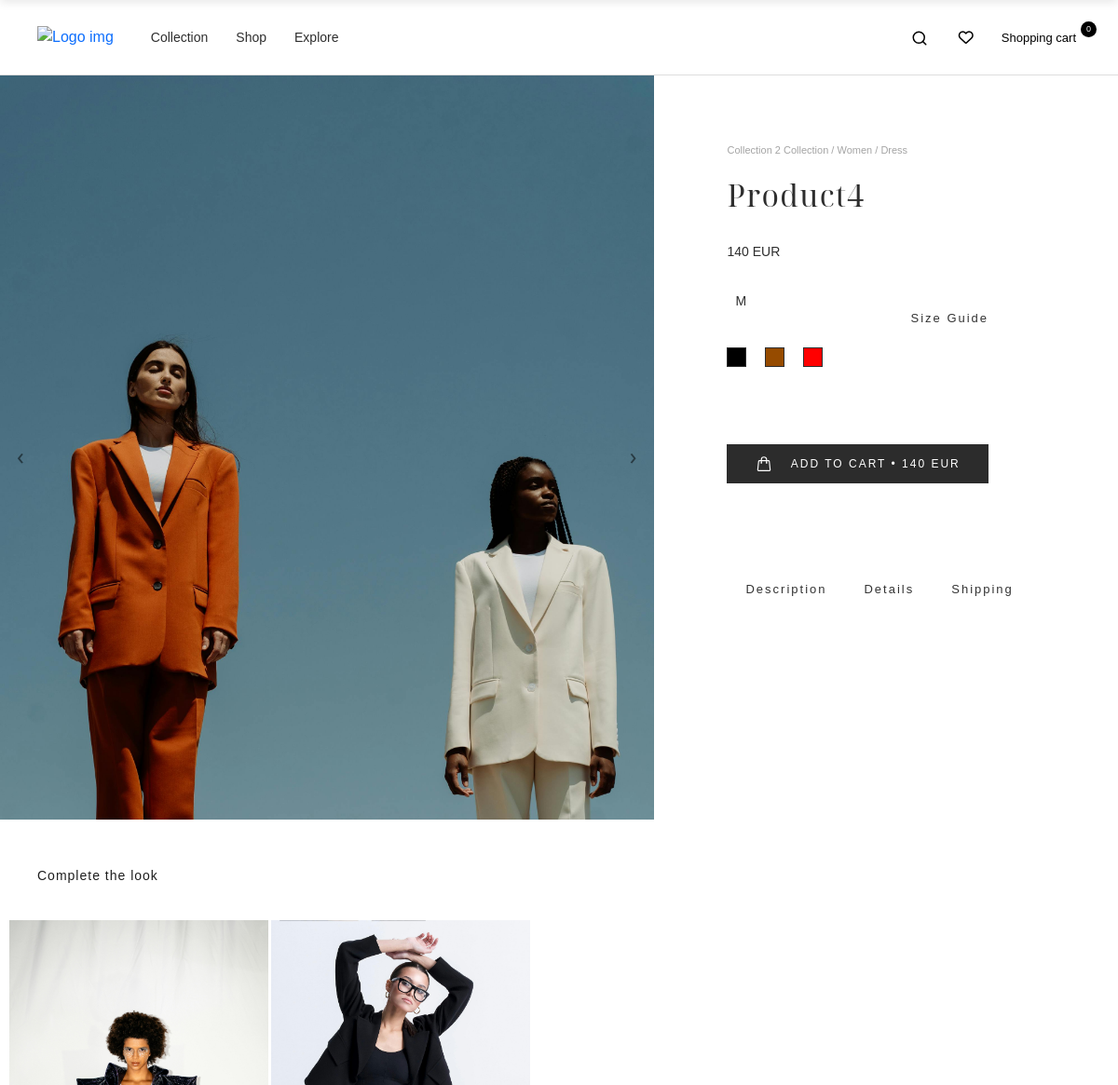
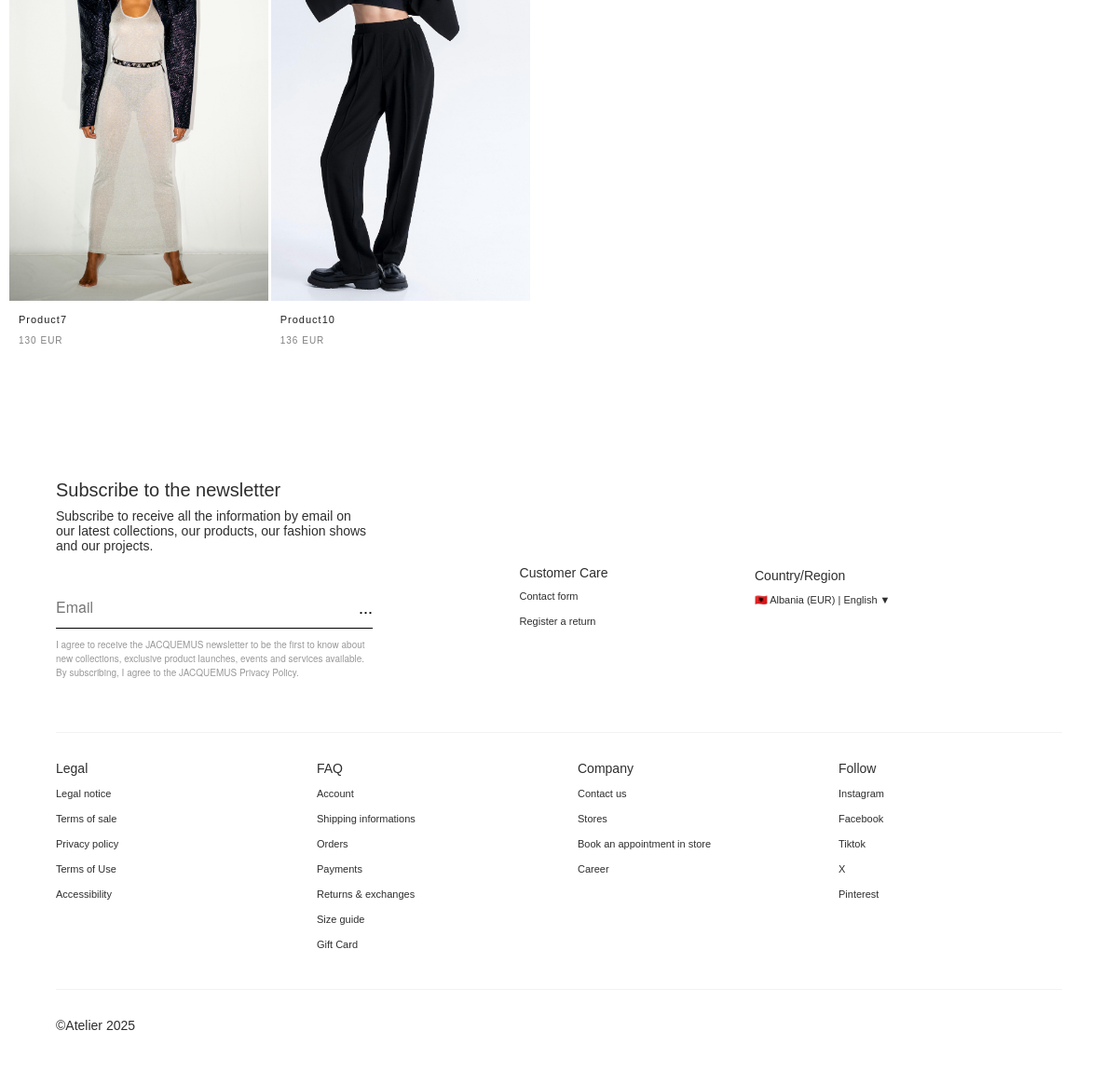
Screenshot of /product/4/ with the database file from the repository (2 pictures, top to bottom).
### Product/models.py (models this page shows, shortened)
class D_Product(models.Model):
    name = models.CharField(max_length=100, default='')
    subcategory = models.ForeignKey(B_Subcategory, on_delete=models.CASCADE, null=True, blank=True)
    collection = models.ForeignKey(C_Collection, on_delete=models.CASCADE, related_name='products', null=True, blank=True)
    price = models.DecimalField(max_digits=7, decimal_places=2)
    main_image = models.ImageField(null=True, blank=True)
    description = RichTextField(blank=True, null=True)
    details = RichTextField(blank=True, null=True)
    is_new = models.BooleanField(default=False)

class C_Collection(models.Model):
    collection = models.CharField(max_length=100, default='')
    slug = models.SlugField(unique=True, blank=True)
    main_image = models.ImageField(null=True, blank=True)
    info = models.CharField(max_length=200, default='')
    description = RichTextField(blank=True, null=True)
    cover_image = models.ImageField(null=True, blank=True)
    footer_description = RichTextField(blank=True, null=True)
    created_at = models.DateTimeField(auto_now_add=True, null=True)

class B_Subcategory(models.Model):
    category = models.ForeignKey(A_Category, on_delete=models.CASCADE, null=True, blank=True)
    subcategory = models.CharField(max_length=100, default='')

class A_Category(models.Model):
    category = models.CharField(max_length=100, default='')

class E_Product_Size(models.Model):
    product = models.ForeignKey(D_Product, on_delete=models.CASCADE, null=True, blank=True)
    size = models.CharField(max_length=10, default='')

class E_Product_Color(models.Model):
    product = models.ForeignKey(D_Product, on_delete=models.CASCADE, null=True, blank=True)
    color = models.ForeignKey(D_Colors_List, on_delete=models.CASCADE, null=True, blank=True)

class D_Colors_List(models.Model):
    color = models.CharField(max_length=100, default='')
    code = models.CharField(max_length=10, default='')

### Product/views.py (the view)
# urls.py: path('product/<int:product_id>/', P_views.product, name='product'),
def product(request, product_id):
    if request.method == 'GET':
        categories = A_Category.objects.all()
        subcategories = B_Subcategory.objects.all()
        collections = C_Collection.objects.all()
        shipping = S_Shipping.objects.all()
        shipping1 = shipping[0] if shipping else None
        latest_col = C_Collection.objects.last()
        footer = Z_Contact.objects.all()
        footer1 = footer[0] if footer else None
        product = get_object_or_404(D_Product, id=product_id)
        gallery = E_Product_Gallery.objects.filter(product=product)
        sizes = E_Product_Size.objects.filter(product=product)
        colors = E_Product_Color.objects.filter(product=product).select_related('color')
        latest_collection = C_Collection.objects.order_by('-created_at').first()
        similar_products = D_Product.objects.filter(subcategory=product.subcategory).exclude(id=product.id)[:3]
        recently_viewed = request.session.get('recently_viewed', [])
        if product_id in recently_viewed:
            recently_viewed.remove(product_id)
        recently_viewed.insert(0, product_id)
        if len(recently_viewed) > 5:  # Limito në 6 produkte
            recently_viewed = recently_viewed[:4]
        request.session['recently_viewed'] = recently_viewed
        recently_viewed_products = D_Product.objects.filter(id__in=recently_viewed).exclude(id=product.id)
        data = cartData(request)
        cartItems = data['cartItems']
        order = data['order']
        items = data['items']
        products = D_Product.objects.filter(subcategory_id=product.subcategory.id)
        context = {'categories': categories, 'subcategories': subcategories, 'collections': collections, 'product': product,
                   'shipping': shipping1, 'colors': colors, 'gallery': gallery, 'latest_col': latest_col, 'products': products, 'sizes': sizes,
                   'cartItems': cartItems, 'items':items, 'latest_collection': latest_collection, 'recently_viewed_products':recently_viewed_products, 'similar_products':similar_products, 'footer': footer1}
        return render(request, 'product_details.html', context)

### Product/utils.py (called while the page is built, shortened)
def cookieCart(request):
    try:
        cart = json.loads(request.COOKIES['cart'])
    except:
        cart = {}
    print('Cart:', cart)
    items = []
    order = {'get_cart_total': 0, 'get_cart_items': 0}
    guest_order_id = request.COOKIES.get('guest_order_id', str(uuid.uuid4()))
    order['id'] = guest_order_id  # Store the temporary order ID for guest users
    cartItems = order['get_cart_items']
    response = {'cartItems': cartItems, 'order': order, 'items': items}
    return response

def cartData(request):
    if request.user.is_authenticated:
        customer, created = G_Customer.objects.get_or_create(user=request.user)
        order, created = H_Order.objects.get_or_create(customer=customer, complete=False)
        items = order.i_orderitem_set.all()
        cartItems = sum([item.quantity for item in items])
    else:
        cookieData = cookieCart(request)
        cartItems = cookieData['cartItems']
        order = cookieData['order']
        items = cookieData['items']
    return {'cartItems': cartItems, 'order': order, 'items': items}

### templates/product_details.html (shortened to what this page needs)
{% load static %}
<!DOCTYPE html>
<html lang="en">
<head>
    <link rel="stylesheet" href="https://cdn.jsdelivr.net/npm/swiper@8/swiper-bundle.min.css"/>
    <link rel="stylesheet" href="https://cdnjs.cloudflare.com/ajax/libs/font-awesome/5.15.4/css/all.min.css">
    {% include 'head.html' %}
</head>
<body>
    <header class="low-nav">
        {% include 'navbar.html' %}
    </header>
    <section class="section section-top-low" id="product-temp">
        <div class="container-one">
            <div class="grid-two">
                <div class="product-gallery">
                    <div class="main-img">
                      <div class="product-slider">
  {% if product.main_image %}
    <img src="{{ product.main_image.url }}" alt="{{ product.name }}" class="slide-image active">
  {% endif %}
  <button class="prev-btn"></button>
  <button class="next-btn"></button>
</div>
                    </div>
                </div>
                <div class="product-content">
                    <div class="p-name text-small mb-10">
                       <a href="{% url 'collection_page' collection_slug=product.collection.slug %}" class="text-small cap">
                         {{ product.collection.collection }} Collection / {{ product.subcategory.category.category }} / {{ product.subcategory.subcategory }}
                       </a>
                    </div>
                    <h2 class="title-fs-40 text-sm mb-60">{{ product.name }} </h2>
                    <div class="p-price mb-60">
                        <h3 class="text-sm fs-30">{{ product.price|floatformat:0 }} EUR</h3>
                    </div>
                    <div class="display-flex sb mb-60">
                        <div class="product-feature">
                            <div class="p-f-size display-flex mb-30">
                                <div class="display-flex sb">
                                    {% for s in sizes %}
                                        <span class="text-sm p-size" id="{{ s.size }}" onclick="document.getElementById('p-size{{ s.size }}').checked = true;change('{{ s.size }}')">{{ s.size }}</span>
                                    {% endfor %}
                                    <input class="hidden" type="text" name="final_size" id="final_size" value=""><br>
                                </div>
                            </div>
<div class="color-names">
    {% for c in colors %}
    <div class="color-container">
        <div class="p-color" onclick="
            document.getElementById('p-color{{ c.color.color }}').checked = true;
            changeColor('{{ c.color.color }}');
        ">
            <span class="color-circle" style="background: {{ c.color.code }}"></span>
        </div>
    </div>
    {% endfor %}
    <input class="hidden" type="text" name="final_color" id="final_color" value=""><br>
</div>
                        </div>
                        <div>
                            <h5><a href="/size_guide" target="_blank" class="text-small-h a-line">Size Guide</a></h5>
                        </div>
                    </div>
                    <a id="add-link" class="text-sm cap add-to-cart full mb-30">
</i> Add to Cart • {{ product.price|floatformat:0 }} EUR</a>
                    <div class="product-information">
                            <div class="p-info mb-20 active" id="p-info-one" data-title="Description" data-content="{{ product.description|safe }}">
                            <div class="display-flex">
                                <h4 class="text-small-h cap mb-0">Description</h4>
                            </div>
                        </div>
                           <div class="p-info mb-20 active" id="p-info-two" data-title="Details" data-content="{{ product.details|safe }}">
                            <div class="display-flex">
                                <h4 class="text-small-h cap mb-0">Details</h4>
                            </div>
                        </div>
                            <div class="p-info mb-20 active" id="p-info-three" data-title="Shipping" data-content="{{ shipping.description|safe }}">
                            <div class="display-flex ">
                                <h4 class="text-small-h cap mb-0">Shipping</h4>
                            </div>
                        </div>
                    </div>
                </div>
            </div>
        </div>
    </section>
    {% if products %}
    <section class="section similar" id="similar-products">
        <div class="container-one">
            <div class="display-flex sb mb-60">
                <h4 class="big-italic text-small">Complete the look</h4>
            </div>
       <div class="product-row row-small">
    {% for product in similar_products %}
      <div class="product-item small">
        <a href="{% url 'product' product.id %}">
          <div class="image-wrapper">
            {% if product.main_image %}
              <img src="{{ product.main_image.url }}" alt="{{ product.name }}" class="product-image">
            {% endif %}
          </div>
          <div class="product-info">
            <p class="product-name text-xs">{{ product.name }}</p>
            <span class="product-price text-xs">{{ product.price|floatformat:0 }} EUR</span>
          </div>
        </a>
      </div>
    {% endfor %}
  </div>
        </div>
    </section>
    {% endif %}
    <footer>
        {% include 'footer.html' %}
    </footer>
</body>
</html>

### rows the page displays
D_Product: main_image (picture), collection.collection "Collection 2", subcategory.category.category "Women", subcategory.subcategory "Dress", name "Product4", price "140"
E_Product_Size: size "M"
D_Product: main_image (picture), name "Product7", price "130"
D_Product: main_image (picture), name "Product10", price "136"

### other values shown
{{ cartItems }} "0"
